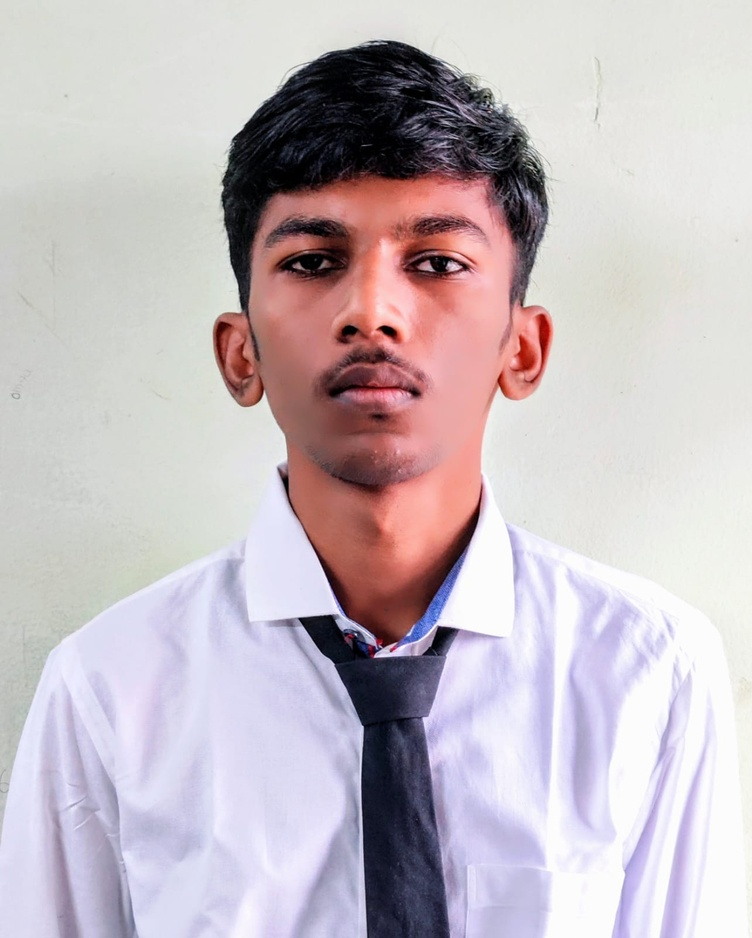
#> input picture IP/IP/lab 3/aka.jpg, 752 x 938 px, shrunk from 1284 x 1600 before the run
$ jupyter execute 'lab 3.ipynb'
#> lines starting #> are read from the running program, lines starting #| are printed output that depends on the picture; after the words box and inside, x2 and y2 are one past the last pixel; in counts of white or black regions, pixels touching at a corner belong together
[cell 1]
import cv2
import numpy as np
import matplotlib.pyplot as plt

# Original image

[cell 2]
img = cv2.imread("aka.jpg")
#> img is the input picture: shape (938, 752, 3); mean B, G, R 192.9, 187.2, 197.6
img = cv2.cvtColor(img, cv2.COLOR_BGR2RGB)

[cell 3]
plt.imshow(img)
plt.title("Original Image")
plt.show()

# Contrast stretching

[cell 4]
new_min_val = 50
new_max_val = 200

contrast_stretched = cv2.convertScaleAbs(img, alpha=255/(new_max_val-new_min_val), beta=-new_min_val*(255/(new_max_val-new_min_val)))
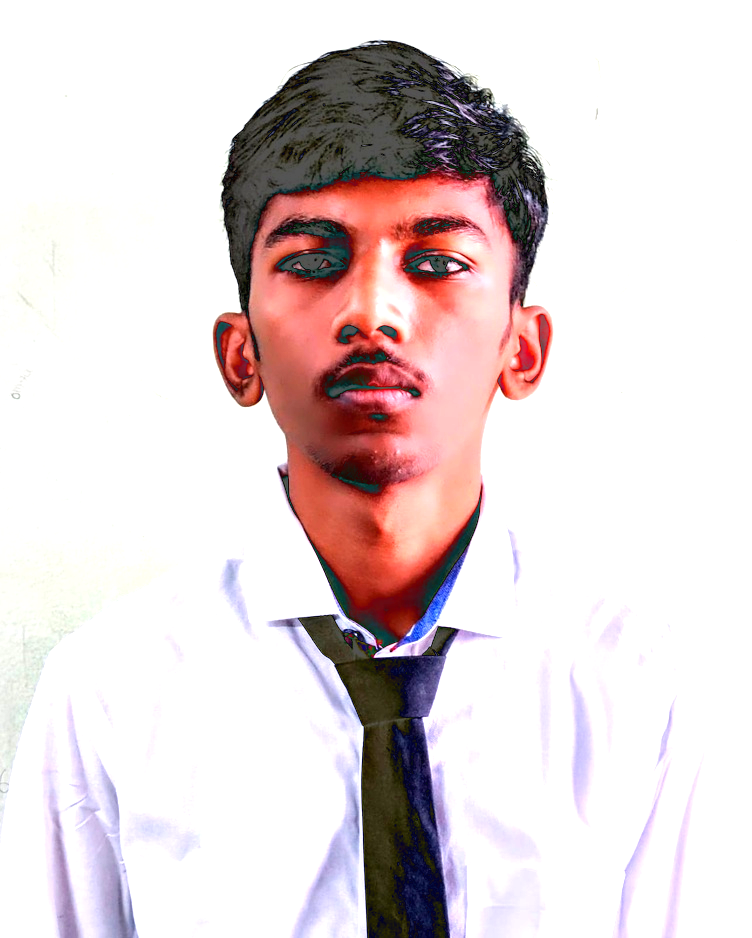
#> contrast_stretched: shape (938, 752, 3); mean R, G, B 226.4, 213.5, 214.4

[cell 5]
fig, axes = plt.subplots(1, 2, figsize=(10, 5))
axes[0].imshow(cv2.cvtColor(img, cv2.COLOR_BGR2RGB), cmap='gray')
axes[0].set_title('Original Image')
axes[0].axis('off')

axes[1].imshow(cv2.cvtColor(contrast_stretched, cv2.COLOR_BGR2RGB), cmap='gray')
axes[1].set_title('Contrast Stretched Image')
axes[1].axis('off')

plt.show()
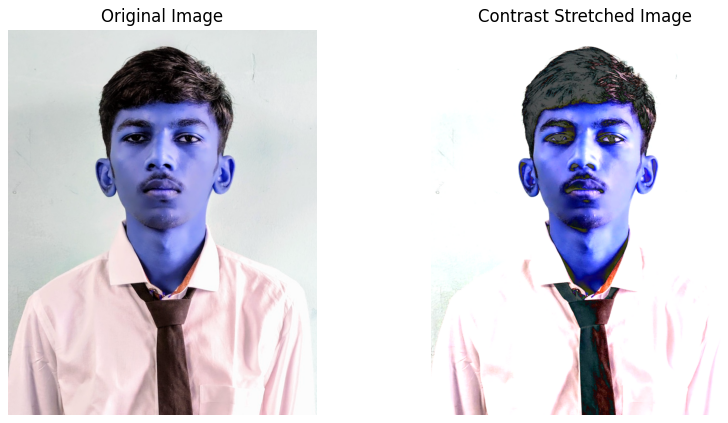
#> figure drawn by matplotlib, 2 panels; B, G, R data is drawn as R, G, B

# Intensity level slicing

[cell 6]
gray_img = cv2.imread("aka.jpg", 0)
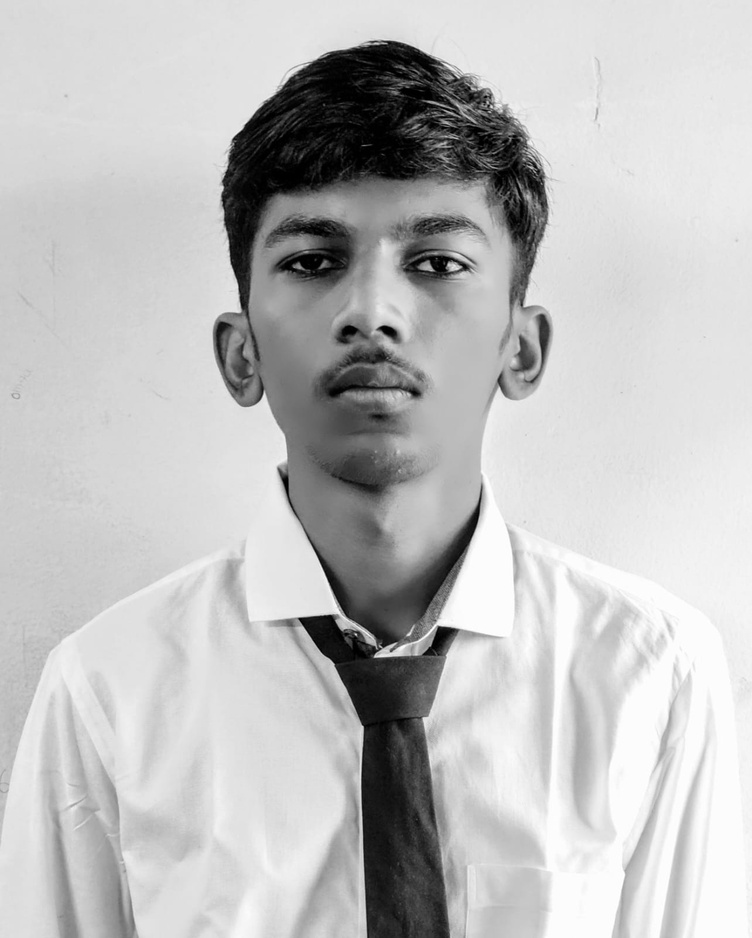
#> gray_img: shape (938, 752); min 0, max 255, mean 191
row, column = gray_img.shape
#> row = 938; column = 752
result_img = np.zeros((row,column),dtype = 'uint8')

min_range = 40
max_range = 90

for i in range(row):
    for j in range(column):
        if gray_img[i,j] > min_range and gray_img[i,j] < max_range:
            result_img[i,j] = 255
        else:
            result_img[i,j] = 0
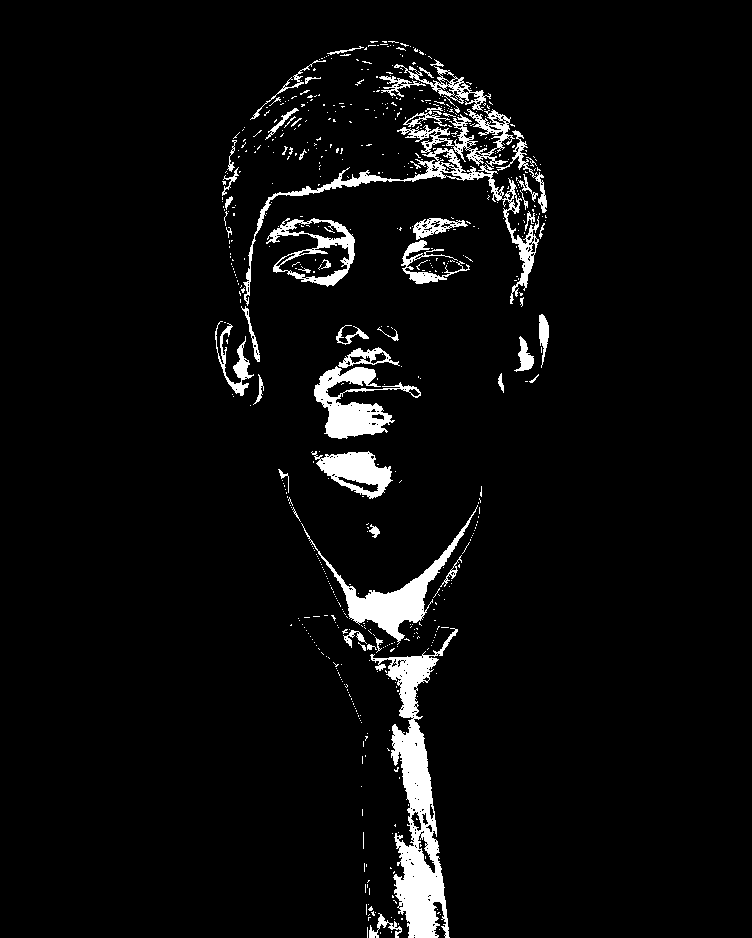
#> result_img: shape (938, 752); 4.8% white; 614 white regions (558 under 20 px), largest, box (x1, y1, x2, y2) and area: (370, 628, 458, 938) 8464, (243, 109, 539, 306) 5060, (301, 505, 478, 645) 3559

[cell 7]
fig, axes = plt.subplots(1, 2, figsize=(10, 5))
axes[0].imshow(gray_img, cmap='gray')
axes[0].set_title('Original Image')
axes[0].axis('off')

axes[1].imshow(result_img, cmap='gray')
axes[1].set_title('Intensity level Sliced Image')
axes[1].axis('off')

plt.show()

$ run again, with IP/IP/lab 3/MyPhoto.jpg copied over IP/IP/lab 3/aka.jpg
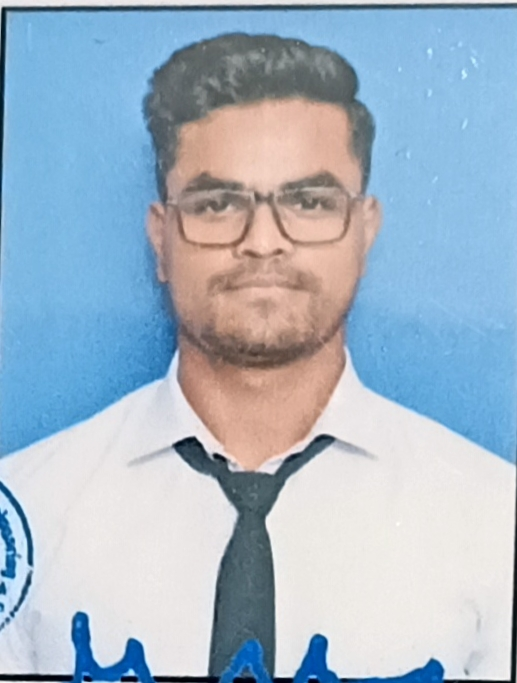
#> input picture IP/IP/lab 3/MyPhoto.jpg, 517 x 683 px
#> img is the input picture: shape (683, 517, 3); mean B, G, R 198.6, 182.3, 164.1
#> `gray_img = cv2.imread("aka.jpg", 0)`:
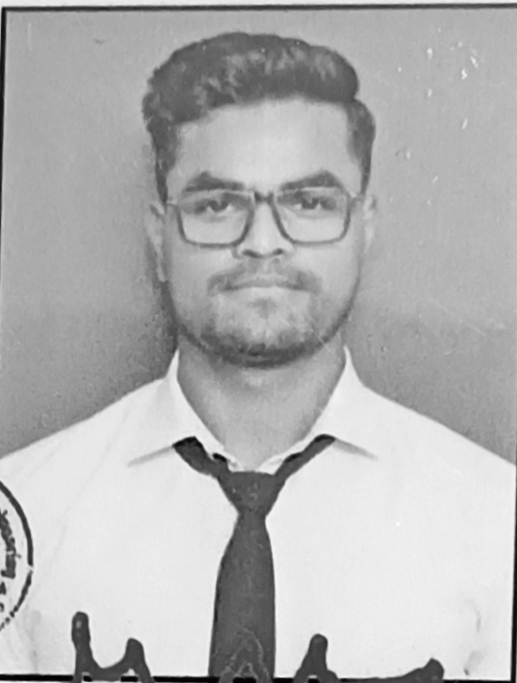
#> gray_img: shape (683, 517); min 0, max 253, mean 178.7
#> after the loop `for i in range(row):`:
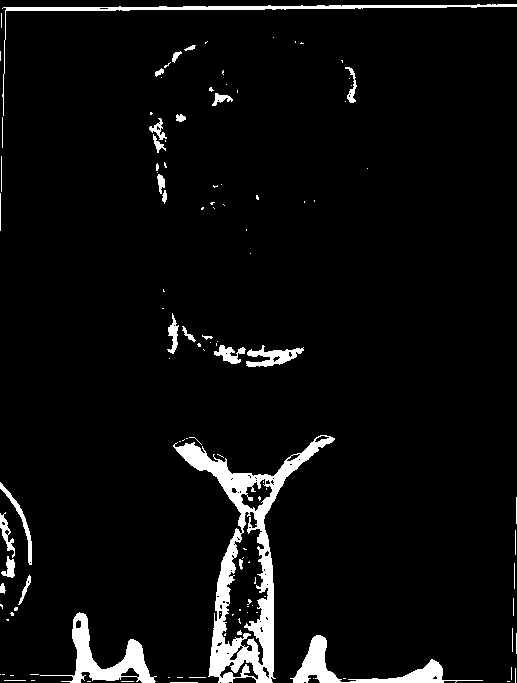
#> result_img: shape (683, 517); 5.1% white; 120 white regions (85 under 20 px), largest, box (x1, y1, x2, y2) and area: (173, 435, 335, 683) 8026, (40, 612, 157, 683) 2231, (290, 635, 483, 683) 2012
